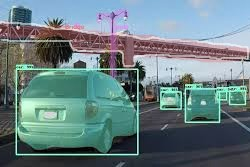
#> input picture images.1.jpeg, 250 x 167 px, found by its file name
$ jupyter execute demo.ipynb
#> lines starting #> are read from the running program, lines starting #| are printed output that depends on the picture
# Mask R-CNN Demo

A quick intro to using the pre-trained model to detect and segment objects.

[cell 1]
import os
os.chdir('D:\\Mask_RCNN\\samples')  # Double backslashes in Windows paths
import sys
import numpy as np
import skimage.io
import matplotlib
import matplotlib.pyplot as plt

try:
    # Root directory of the project
    ROOT_DIR = os.path.abspath("../")

    # Import Mask RCNN
    sys.path.append(ROOT_DIR)  # To find local version of the library
    from mrcnn import utils
    import mrcnn.model as modellib
    from mrcnn import visualize

    # Import COCO config
    sys.path.append(os.path.join(ROOT_DIR, "samples/coco/"))  # To find local version
    import coco

    %matplotlib inline  # Display matplotlib plots inline

    # Directory to save logs and trained model
    MODEL_DIR = os.path.join(ROOT_DIR, "logs")

    # Local path to trained weights file
    COCO_MODEL_PATH = os.path.join(ROOT_DIR, "mask_rcnn_coco.h5")
    # Download COCO trained weights from Releases if needed
    if not os.path.exists(COCO_MODEL_PATH):
        utils.download_trained_weights(COCO_MODEL_PATH)
#> (this line was passed over: mrcnn is not available in this run)

    # Directory of images to run detection on
    IMAGE_DIR = os.path.join(ROOT_DIR, "images")

except Exception as tf:
    print("Using tensorflow ans back end:", tf)

## Configurations

We'll be using a model trained on the MS-COCO dataset. The configurations of this model are in the ```CocoConfig``` class in ```coco.py```.

For inferencing, modify the configurations a bit to fit the task. To do so, sub-class the ```CocoConfig``` class and override the attributes you need to change.

[cell 2]
#load the coco model
try:
    class InferenceConfig(coco.CocoConfig):
        # Set batch size to 1 since we'll be running inference on
        # one image at a time. Batch size = GPU_COUNT * IMAGES_PER_GPU
        GPU_COUNT = 1
        IMAGES_PER_GPU = 1

    config = InferenceConfig()
    config.display()

except Exception as coco:
    print("coco model loaded:",coco)

[cell 3]
class_names = ['car', 'pole','Bridge','mirror','chair', 'bed', 'lamp',
               'chimini', 'train', 'truck', 'car', 'traffic light','BUs','Bike',
               'fire hydrant', 'stop sign', 'parking meter', 'bench', 'bird',
               'cat', 'dog', 'horse', 'sheep', 'cow', 'elephant', 'bear',
               'zebra', 'giraffe', 'backpack', 'umbrella', 'handbag', 'tie',
               'suitcase', 'frisbee', 'skis', 'snowboard', 'sports ball',
               'kite', 'baseball bat', 'baseball glove', 'skateboard',
               'surfboard', 'tennis racket', 'bottle', 'wine glass', 'cup',
               'fork', 'knife', 'spoon', 'bowl', 'banana', 'apple',
               'sandwich', 'orange', 'broccoli', 'carrot', 'hot dog', 'pizza',
               'donut', 'cake', 'chair', 'couch', 'potted plant', 'bed',
               'dining table', 'toilet', 'tv', 'laptop', 'mouse', 'remote',
               'keyboard', 'cell phone', 'microwave', 'oven', 'toaster',
               'sink', 'refrigerator', 'book', 'clock', 'vase', 'scissors',
               'teddy bear', 'hair drier', 'toothbrush']

## Run Object Detection

[cell 4]
import matplotlib.pyplot as plt
from PIL import Image
import os
#load the image
def display_image(folder_path, image_name):
    """
    Mrcnn the model loded in prvuous cell hepls in loading the image and applying the mask.

    Args:
    - folder_path (str): Path to the folder containing images.
    - image_name (str): Name of the image file to display.

    Returns:
    - True if the image was found and displayed, False otherwise.
    """
#> called with folder_path = 'D:\\Mask_RCNN\\images', image_name = 'D:\\Mask_RCNN\\images\\images.1.jpeg'
    image_path = os.path.join(folder_path, image_name)
    if os.path.isfile(image_path):
        image = Image.open(image_path)
#> image is the input picture: PIL image 250x167 RGB; mean R, G, B 105.1, 127.5, 131.1
        plt.imshow(image)
        plt.axis('on')
        plt.show()
        return True
    else:
        print("Image not found:", image_name)
        return False
folder_path = 'D:\Mask_RCNN\images'
# Specify the image to apply the mask
image_name = 'D:\Mask_RCNN\images\images.1.jpeg'
print("maked image:")
display_image(folder_path, image_name)
print("object detucted:")
for i in range(3):
    print(class_names[i])

[cell 5]
folder_path = 'D:\Mask_RCNN\images'
# Specify the image to apply the mask
image_name = 'D:\Mask_RCNN\images\image.22.jpg'
print("maked image:")
display_image(folder_path, image_name)
#> call 2 of display_image, with folder_path = 'D:\\Mask_RCNN\\images', image_name = 'D:\\Mask_RCNN\\images\\image.22.jpg'
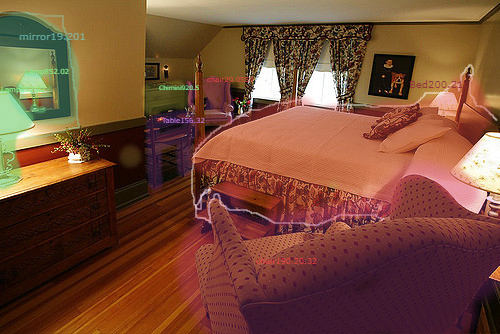
#> input picture image.22.jpg, 500 x 334 px, found by its file name
#> in display_image, image is the input picture: PIL image 500x334 RGB; mean R, G, B 118.8, 74.9, 53.9
print("object detucted :")
for item in class_names[5:9]:
    print(item)

[cell 6]
folder_path = 'D:\Mask_RCNN\images'
# Specify the image to apply the mask
image_name = "D:\Mask_RCNN\images\image.3.jpg"
print("maked image:")
display_image(folder_path, image_name)
#> call 3 of display_image, with folder_path = 'D:\\Mask_RCNN\\images', image_name = 'D:\\Mask_RCNN\\images\\image.3.jpg'
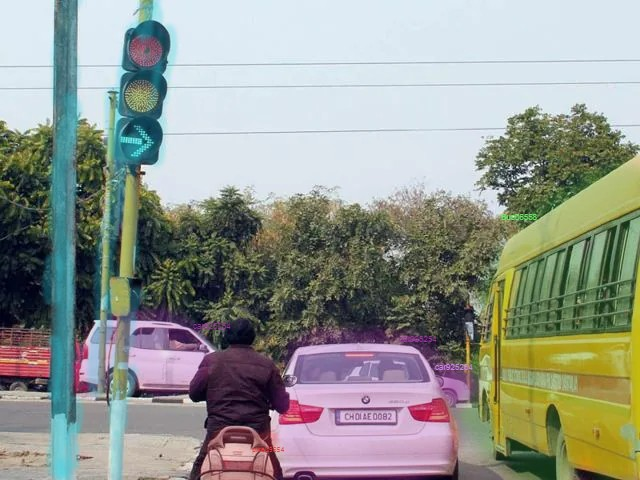
#> input picture image.3.jpg, 640 x 480 px, found by its file name
#> in display_image, image is the input picture: PIL image 640x480 RGB; mean R, G, B 147.1, 151.4, 143.9
print("object detucted :")
for item in class_names[10:14]:
    print(item)
